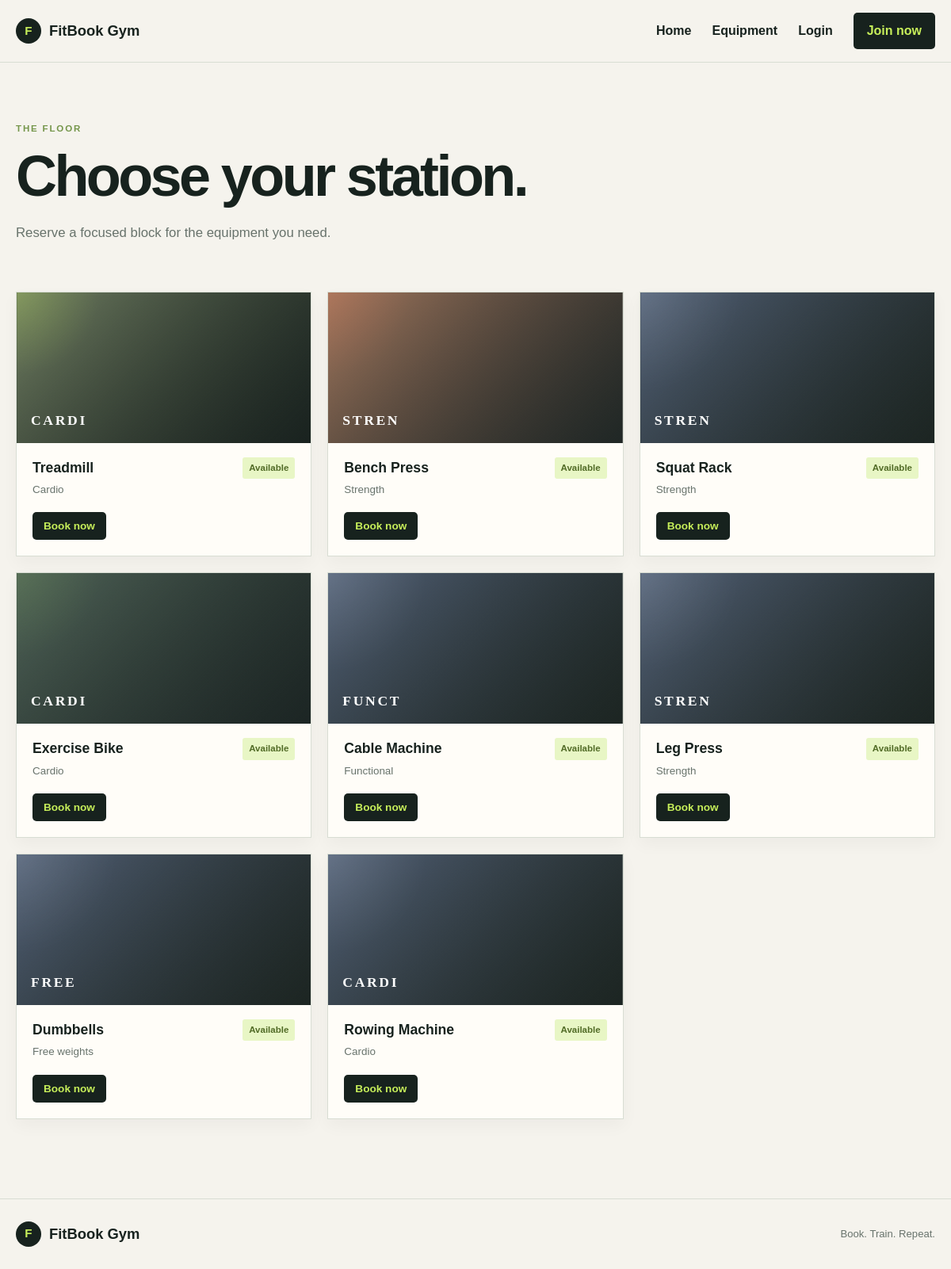
Page /equipment.php on the committed database.
### tables this page shows
CREATE TABLE equipment (
    id INT UNSIGNED AUTO_INCREMENT PRIMARY KEY,
    name VARCHAR(100) NOT NULL,
    category VARCHAR(60) NOT NULL,
    image VARCHAR(255) DEFAULT NULL,
    status ENUM('available', 'maintenance') NOT NULL DEFAULT 'available',
    created_at TIMESTAMP DEFAULT CURRENT_TIMESTAMP
);

### config/auth.php (called while the page is built, shortened)
<?php
function e($value): string
{
    return htmlspecialchars((string) $value, ENT_QUOTES, 'UTF-8');
}

### equipment.php (the view)
<?php
require_once __DIR__ . '/config/auth.php';
$equipment = $pdo->query('SELECT * FROM equipment ORDER BY id')->fetchAll();
$pageTitle = 'Equipment'; require __DIR__ . '/includes/header.php';
?><section class="page-intro container"><p class="eyebrow">THE FLOOR</p><h1>Choose your station.</h1><p>Reserve a focused block for the equipment you need.</p></section><section class="equipment-grid container"><?php foreach ($equipment as $item): ?><article class="equipment-card"><div class="equipment-photo photo-<?= e($item['image']) ?>"><span><?= e(strtoupper(substr($item['category'], 0, 5))) ?></span></div><div class="equipment-info"><div><h3><?= e($item['name']) ?></h3><p><?= e($item['category']) ?></p></div><span class="status <?= $item['status'] === 'available' ? 'available' : 'maintenance' ?>"><?= e(ucfirst($item['status'])) ?></span></div><?php if ($item['status'] === 'available'): ?><a class="button button-small button-primary" href="book.php?equipment_id=<?= (int) $item['id'] ?>">Book now</a><?php endif; ?></article><?php endforeach; ?></section><?php require __DIR__ . '/includes/footer.php'; ?>

### includes/header.php (shortened to what this page needs)
<?php
require_once __DIR__ . '/../config/auth.php';
$rootPath = $rootPath ?? '';
$isAdmin = ($_SESSION['role'] ?? '') === 'admin';
?>
<!doctype html>
<html lang="en">
<head>
    <link rel="stylesheet" href="<?= e($rootPath) ?>css/style.css">
</head>
<body>
<header class="site-header">
    <nav class="nav container">
        <a class="brand" href="<?= e($rootPath) ?>index.php"><span class="brand-mark">F</span> FitBook Gym</a>
        <div class="nav-links">
            <a href="<?= e($rootPath) ?>index.php">Home</a>
            <a href="<?= e($rootPath) ?>equipment.php">Equipment</a>
            <?php if (!empty($_SESSION['user_id'])): ?>
                <?php if ($isAdmin): ?><a href="<?= e($rootPath) ?>admin/dashboard.php">Admin</a><?php else: ?><a href="<?= e($rootPath) ?>my_bookings.php">My Bookings</a><?php endif; ?>
                <a class="nav-cta" href="<?= e($rootPath) ?>logout.php">Log out</a>
            <?php else: ?>
                <a href="<?= e($rootPath) ?>login.php">Login</a>
                <a class="nav-cta" href="<?= e($rootPath) ?>register.php">Join now</a>
            <?php endif; ?>
        </div>
    </nav>
</header>
<main>

### includes/footer.php (shortened to what this page needs)
</main>
<footer class="site-footer"><div class="container footer-inner"><span class="brand"><span class="brand-mark">F</span> FitBook Gym</span><span>Book. Train. Repeat.</span></div></footer>
</body>
</html>

### css/style.css (style rules this page uses)
:root { --ink:#17221e;--muted:#68736c;--paper:#f5f3ed;--white:#fffdf8;--lime:#c7ef5a;--line:#d8ddd3;--orange:#ef795c;--shadow:0 18px 50px rgba(23,34,30,.1) }
* { box-sizing:border-box }
body { margin:0;background:var(--paper);color:var(--ink);font-family:'DM Sans',sans-serif;line-height:1.5 }
h1,h2,h3,p { margin-top:0 }
h1,h2,h3,.brand { font-family:'Space Grotesk',sans-serif }
h1 { font-size:clamp(2.8rem,7vw,6.7rem);line-height:.94;letter-spacing:-.05em;margin:0 0 24px }
h3 { margin:0 0 5px;font-size:1.1rem }
.container { width:min(1180px,calc(100% - 40px));margin-inline:auto }
.site-header { background:var(--paper);border-bottom:1px solid var(--line) }
.nav { min-height:78px;display:flex;align-items:center;justify-content:space-between;gap:24px }
.brand { font-weight:700;font-size:1.15rem;text-decoration:none;color:var(--ink);display:flex;align-items:center;gap:10px }
.brand-mark { display:grid;place-items:center;width:32px;height:32px;background:var(--ink);color:var(--lime);border-radius:50%;font-size:.95rem }
.nav-links { display:flex;align-items:center;gap:26px }
.nav-links a,.text-link,.form-foot a { color:var(--ink);text-decoration:none;font-weight:600 }
.nav-cta,.button-primary { background:var(--ink);color:var(--lime)!important }
.nav-cta { padding:11px 17px;border-radius:5px }
.eyebrow { font-size:.72rem;letter-spacing:.16em;font-weight:700;color:#75964b;margin-bottom:18px }
.button { display:inline-flex;align-items:center;justify-content:center;gap:12px;border:0;border-radius:5px;padding:14px 20px;text-decoration:none;font:600 .95rem 'DM Sans',sans-serif;cursor:pointer }
.button-small { padding:10px 14px;margin:0 20px 20px;font-size:.85rem }
.equipment-preview,.equipment-grid { display:grid;grid-template-columns:repeat(3,1fr);gap:20px }
.equipment-grid { padding-bottom:100px }
.equipment-card { background:var(--white);border:1px solid var(--line);box-shadow:0 8px 20px rgba(23,34,30,.04) }
.equipment-photo { height:190px;display:flex;align-items:end;padding:18px;background:linear-gradient(135deg,rgba(23,34,30,.03),rgba(23,34,30,.48));color:#fff;font:600 1.1rem 'Space Grotesk';letter-spacing:.15em;background-size:cover;background-position:center }
.photo-treadmill,.photo-treadmill { background-image:linear-gradient(135deg,rgba(23,34,30,.12),rgba(23,34,30,.62)),radial-gradient(circle at top left,rgba(199,239,90,.28),transparent 25%),linear-gradient(135deg,#7f8e6d,#1d2321) }
.photo-bench,.photo-bench-press { background-image:linear-gradient(135deg,rgba(23,34,30,.12),rgba(23,34,30,.62)),radial-gradient(circle at top left,rgba(239,121,92,.2),transparent 25%),linear-gradient(135deg,#b88567,#2e2f31) }
.photo-bike,.photo-exercise-bike { background-image:linear-gradient(135deg,rgba(23,34,30,.12),rgba(23,34,30,.62)),radial-gradient(circle at top left,rgba(122,157,92,.28),transparent 25%),linear-gradient(135deg,#596f61,#242b2d) }
.photo-squat,.photo-cable,.photo-leg-press,.photo-dumbbells,.photo-rowing { background-image:linear-gradient(135deg,rgba(23,34,30,.15),rgba(23,34,30,.65)),radial-gradient(circle at top left,rgba(255,255,255,.12),transparent 30%),linear-gradient(135deg,#5f6f8b,#262b2a) }
.equipment-info { padding:18px 20px;display:flex;justify-content:space-between;gap:10px;align-items:start }
.equipment-info p { font-size:.84rem;color:var(--muted);margin:0 }
.status { font-size:.72rem;font-weight:700;white-space:nowrap;padding:5px 8px;border-radius:3px }
.available { background:#e8f6c5;color:#526c27 }
.site-footer { border-top:1px solid var(--line);padding:28px 0;color:var(--muted);font-size:.82rem }
.footer-inner { display:flex;justify-content:space-between;align-items:center }
.page-intro { padding-top:75px;padding-bottom:45px }
.page-intro h1 { font-size:clamp(2.8rem,6vw,5rem) }
.page-intro p:not(.eyebrow) { color:var(--muted);font-size:1.05rem }

### rows in the picture
equipment: category "CARDI", name "Treadmill", category "Cardio", status "Available"
equipment: category "STREN", name "Bench Press", category "Strength", status "Available"
equipment: category "STREN", name "Squat Rack", category "Strength", status "Available"
equipment: category "CARDI", name "Exercise Bike", category "Cardio", status "Available"
equipment: category "FUNCT", name "Cable Machine", category "Functional", status "Available"
equipment: category "STREN", name "Leg Press", category "Strength", status "Available"
equipment: category "FREE", name "Dumbbells", category "Free weights", status "Available"
equipment: category "CARDI", name "Rowing Machine", category "Cardio", status "Available"
